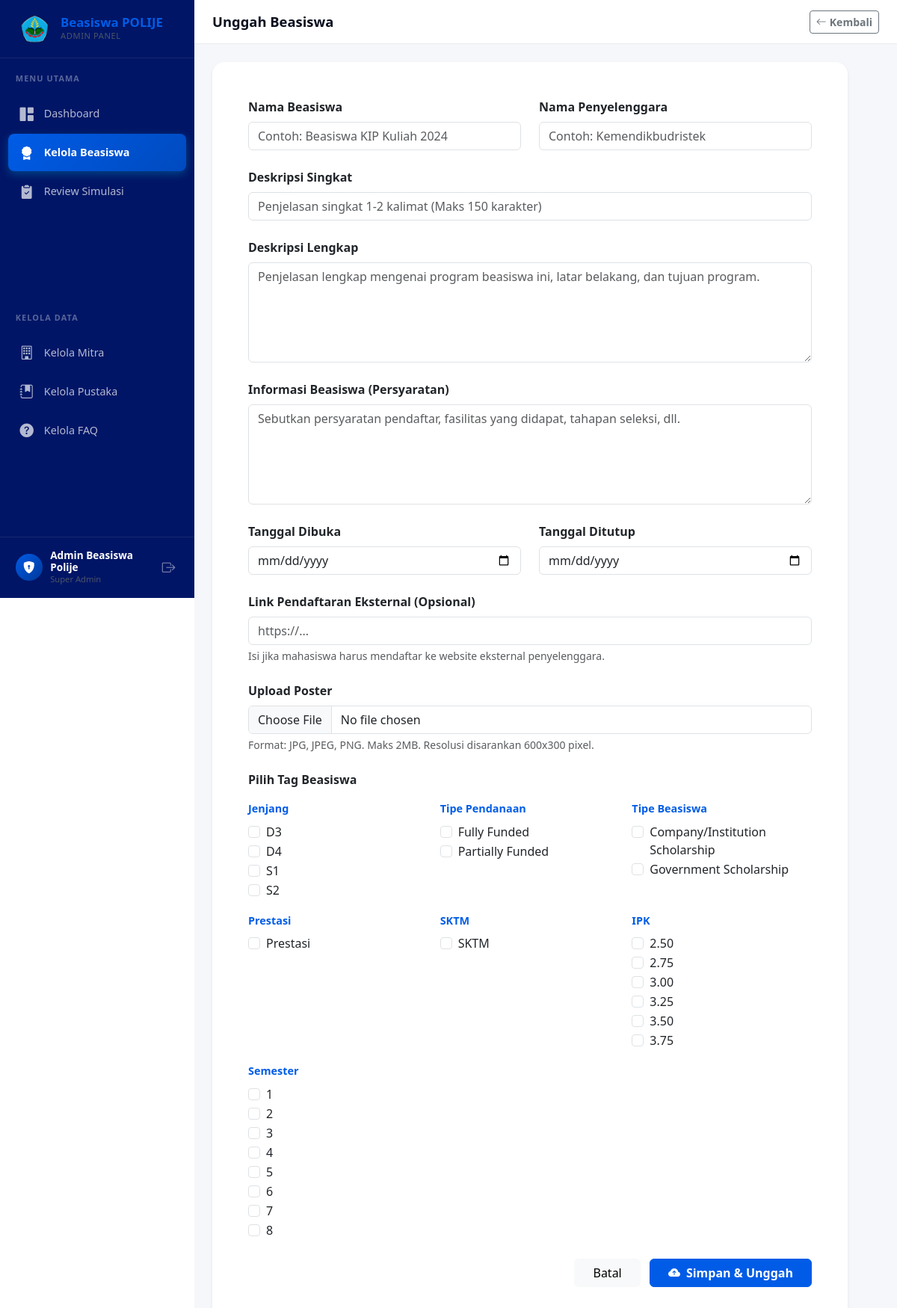
The page /public/frontend/admin/unggah-beasiswa.php (signed in) on the database its author committed.
### tables this page shows
CREATE TABLE `tag` (
  `id_tag` int NOT NULL AUTO_INCREMENT,
  `nama_tag` varchar(100) NOT NULL,
  `kategori_tag` enum('Jenjang','Tipe Pendanaan','Tipe Beasiswa','Prestasi','SKTM','IPK','Semester') NOT NULL,
  PRIMARY KEY (`id_tag`)
);

### classes/Tag.php (called while the page is built, shortened)
<?php
class Tag
{
    private mysqli $db;
    public function __construct(mysqli $db)
    {
        $this->db = $db;
    }
    public function getAll(): array
    {
        $sql = "SELECT * FROM tag ORDER BY kategori_tag ASC, nama_tag ASC";
        $result = $this->db->query($sql);
        if ($result) {
            return $result->fetch_all(MYSQLI_ASSOC);
        }
        return [];
    }
}

### public/frontend/admin/unggah-beasiswa.php (the view, shortened to what this page needs)
<?php
require_once CONFIG_PATH . 'Database.php';
require_once CLASSES_PATH . 'Tag.php';
$db = Database::getInstance()->getConnection();
$listTag = (new Tag($db))->getAll();
$tagsByKategori = [];
foreach ($listTag as $t) {
    $tagsByKategori[$t['kategori_tag']][] = $t;
}
require_once __DIR__ . '/../layout/header.php';
require_once __DIR__ . '/../layout/sidebar-admin.php';
?>
<div class="main-content-admin">
    <div class="topbar-admin">
        <h1 class="page-title">Unggah Beasiswa</h1>
        <a href="<?= BASE_URL ?>/frontend/admin/kelola-beasiswa.php" class="btn btn-sm btn-outline-secondary fw-semibold"><i class="bi bi-arrow-left me-1"></i>Kembali</a>
    </div>
    <div class="p-4">
        <div class="card border-0 shadow-sm rounded-4" style="max-width: 850px;">
            <div class="card-body p-4 p-md-5">
                <form action="<?= BASE_URL ?>/backend/beasiswa/store.php" method="POST" enctype="multipart/form-data">
                    <div class="row g-4">
                        <div class="col-md-6">
                            <label class="form-label fw-bold">Nama Beasiswa</label>
                            <input type="text" name="nama_beasiswa" class="form-control" placeholder="Contoh: Beasiswa KIP Kuliah 2024" required>
                        </div>
                        <div class="col-md-6">
                            <label class="form-label fw-bold">Nama Penyelenggara</label>
                            <input type="text" name="nama_penyelenggara" class="form-control" placeholder="Contoh: Kemendikbudristek" required>
                        </div>
                        <div class="col-12">
                            <label class="form-label fw-bold">Deskripsi Singkat</label>
                            <input type="text" name="deskripsi_singkat" class="form-control" placeholder="Penjelasan singkat 1-2 kalimat (Maks 150 karakter)" maxlength="150" required>
                        </div>
                        <div class="col-12">
                            <label class="form-label fw-bold">Deskripsi Lengkap</label>
                            <textarea class="form-control" name="deskripsi_lengkap" rows="5" placeholder="Penjelasan lengkap mengenai program beasiswa ini, latar belakang, dan tujuan program." required></textarea>
                        </div>
                        <div class="col-12">
                            <label class="form-label fw-bold">Informasi Beasiswa (Persyaratan)</label>
                            <textarea class="form-control" name="informasi_beasiswa" rows="5" placeholder="Sebutkan persyaratan pendaftar, fasilitas yang didapat, tahapan seleksi, dll." required></textarea>
                        </div>
                        <div class="col-md-6">
                            <label class="form-label fw-bold">Tanggal Dibuka</label>
                            <input type="date" name="tgl_buka" class="form-control" required>
                        </div>
                        <div class="col-md-6">
                            <label class="form-label fw-bold">Tanggal Ditutup</label>
                            <input type="date" name="tgl_tutup" class="form-control" required>
                        </div>
                        <div class="col-12">
                            <label class="form-label fw-bold">Link Pendaftaran Eksternal (Opsional)</label>
                            <input type="url" name="link_pendaftaran" class="form-control" placeholder="https://...">
                            <div class="form-text">Isi jika mahasiswa harus mendaftar ke website eksternal penyelenggara.</div>
                        </div>
                        <div class="col-12">
                            <label class="form-label fw-bold">Upload Poster</label>
                            <input type="file" name="poster" class="form-control" accept="image/jpeg,image/png,image/jpg" required>
                            <div class="form-text">Format: JPG, JPEG, PNG. Maks 2MB. Resolusi disarankan 600x300 pixel.</div>
                        </div>
                        <div class="col-12">
                            <label class="form-label fw-bold d-block mb-3">Pilih Tag Beasiswa</label>
                            <div class="row g-3">
                                <?php foreach ($tagsByKategori as $kategori => $tags): ?>
                                <div class="col-md-4">
                                    <div class="fw-semibold mb-2" style="font-size:0.9rem;color:var(--color-primary);"><?= htmlspecialchars(ucwords(str_replace('_', ' ', $kategori))) ?></div>
                                    <?php foreach ($tags as $tag): ?>
                                    <div class="form-check">
                                        <input class="form-check-input" type="checkbox" name="tags[]" value="<?= $tag['id_tag'] ?>" id="tag_<?= $tag['id_tag'] ?>">
                                        <label class="form-check-label" for="tag_<?= $tag['id_tag'] ?>"><?= htmlspecialchars($tag['nama_tag']) ?></label>
                                    </div>
                                    <?php endforeach; ?>
                                </div>
                                <?php endforeach; ?>
                            </div>
                        </div>
                        <div class="col-12 text-end mt-4">
                            <a href="<?= BASE_URL ?>/frontend/admin/kelola-beasiswa.php" class="btn btn-light px-4 me-2">Batal</a>
                            <button type="submit" class="btn px-4 fw-semibold" style="background-color:var(--color-primary);border-color:var(--color-primary);color:#fff;">
                                <i class="bi bi-cloud-arrow-up-fill me-2"></i>Simpan & Unggah
                            </button>
                        </div>
                    </div>
                </form>
            </div>
        </div>
    </div>
</div>
</body>
</html>

### public/assets/css/style.css (style rules this page uses)
:root { --color-primary: #005CE6; --color-primary-dark: #004ABF; --color-secondary: #003899; --color-light: #80AAFF; --color-lighter: #CCE0FF; --color-text: #0A0F1E; --color-text-muted: #4A5568; --color-white: #ffffff; --color-dark: #001566; --sidebar-width: 260px; }
html, body { overflow-x: hidden; }
.main-content-admin { margin-left: var(--sidebar-width); min-height: 100vh; background-color: #f5f7fa; }
.topbar-admin { background-color: var(--color-white); border-bottom: 1px solid #e9ecef; padding: 0.85rem 1.5rem; display: flex; align-items: center; justify-content: space-between; }
.topbar-admin .page-title { font-weight: 600; font-size: 1.15rem; color: var(--color-text); margin: 0; }
.page-title { font-weight: 800; font-size: 1.5rem; color: var(--color-dark); margin-bottom: .25rem; }

### rows shown on the page
tag: nama_tag "D3"
tag: nama_tag "D4"
tag: nama_tag "S1"
tag: nama_tag "S2"
tag: nama_tag "Fully Funded"
tag: nama_tag "Partially Funded"
tag: nama_tag "Company/Institution Scholarship"
tag: nama_tag "Government Scholarship"
tag: nama_tag "Prestasi"
tag: nama_tag "SKTM"
tag: nama_tag "2.50"
tag: nama_tag "2.75"
tag: nama_tag "3.00"
tag: nama_tag "3.25"
tag: nama_tag "3.50"
tag: nama_tag "3.75"
tag: nama_tag "1"
tag: nama_tag "2"
tag: nama_tag "3"
tag: nama_tag "4"
tag: nama_tag "5"
tag: nama_tag "6"
tag: nama_tag "7"
tag: nama_tag "8"

### other values the page prints
$adminName "Admin Beasiswa Polije"
str_replace('_', ' ', $kategori) "Jenjang"
str_replace('_', ' ', $kategori) "Tipe Pendanaan"
str_replace('_', ' ', $kategori) "Tipe Beasiswa"
str_replace('_', ' ', $kategori) "Prestasi"
str_replace('_', ' ', $kategori) "SKTM"
str_replace('_', ' ', $kategori) "IPK"
str_replace('_', ' ', $kategori) "Semester"
